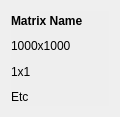
<?xml version="1.0" encoding="UTF-8"?>
<ui version="4.0">
 <class>MatrixWidget</class>
 <widget class="QWidget" name="MatrixWidget">
  <property name="geometry">
   <rect>
    <x>0</x>
    <y>0</y>
    <width>120</width>
    <height>117</height>
   </rect>
  </property>
  <property name="windowTitle">
   <string>Form</string>
  </property>
  <property name="styleSheet">
   <string notr="true"/>
  </property>
  <layout class="QVBoxLayout" name="verticalLayout">
   <item>
    <widget class="QWidget" name="border_widget" native="true">
     <property name="styleSheet">
      <string notr="true">background-color: #eee;</string>
     </property>
     <layout class="QVBoxLayout" name="verticalLayout_2">
      <property name="leftMargin">
       <number>0</number>
      </property>
      <property name="topMargin">
       <number>0</number>
      </property>
      <property name="rightMargin">
       <number>0</number>
      </property>
      <property name="bottomMargin">
       <number>0</number>
      </property>
      <item>
       <widget class="QLabel" name="name_label">
        <property name="styleSheet">
         <string notr="true">font: bold;</string>
        </property>
        <property name="text">
         <string>Matrix Name</string>
        </property>
       </widget>
      </item>
      <item>
       <widget class="QLabel" name="size_label">
        <property name="text">
         <string>1000x1000</string>
        </property>
       </widget>
      </item>
      <item>
       <widget class="QLabel" name="block_size_label">
        <property name="text">
         <string>1x1</string>
        </property>
       </widget>
      </item>
      <item>
       <widget class="QLabel" name="other_label">
        <property name="text">
         <string>Etc</string>
        </property>
       </widget>
      </item>
     </layout>
    </widget>
   </item>
  </layout>
 </widget>
 <resources/>
 <connections/>
</ui>
